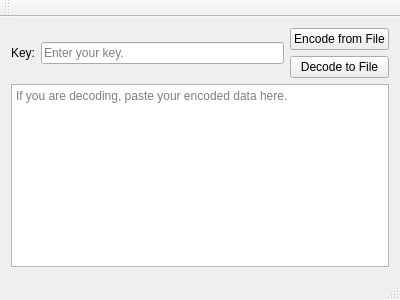
<?xml version="1.0" encoding="UTF-8"?>
<ui version="4.0">
 <class>MainWindow</class>
 <widget class="QMainWindow" name="MainWindow">
  <property name="geometry">
   <rect>
    <x>0</x>
    <y>0</y>
    <width>400</width>
    <height>300</height>
   </rect>
  </property>
  <property name="windowTitle">
   <string>Silver Smuggler</string>
  </property>
  <widget class="QWidget" name="centralWidget">
   <layout class="QHBoxLayout" name="horizontalLayout">
    <item>
     <layout class="QVBoxLayout" name="verticalLayout">
      <item>
       <layout class="QHBoxLayout" name="horizontalLayout_2">
        <item>
         <widget class="QLabel" name="keyLabel">
          <property name="text">
           <string>Key:</string>
          </property>
         </widget>
        </item>
        <item>
         <widget class="QLineEdit" name="keyLineEdit">
          <property name="placeholderText">
           <string>Enter your key.</string>
          </property>
         </widget>
        </item>
        <item>
         <layout class="QVBoxLayout" name="verticalLayout_2">
          <item>
           <widget class="QPushButton" name="encodeButton">
            <property name="text">
             <string>Encode from File</string>
            </property>
           </widget>
          </item>
          <item>
           <widget class="QPushButton" name="decodeButton">
            <property name="text">
             <string>Decode to File</string>
            </property>
           </widget>
          </item>
         </layout>
        </item>
       </layout>
      </item>
      <item>
       <widget class="QPlainTextEdit" name="dataTextEdit">
        <property name="lineWrapMode">
         <enum>QPlainTextEdit::WidgetWidth</enum>
        </property>
        <property name="placeholderText">
         <string>If you are decoding, paste your encoded data here.</string>
        </property>
       </widget>
      </item>
     </layout>
    </item>
   </layout>
  </widget>
  <widget class="QToolBar" name="mainToolBar">
   <attribute name="toolBarArea">
    <enum>TopToolBarArea</enum>
   </attribute>
   <attribute name="toolBarBreak">
    <bool>false</bool>
   </attribute>
  </widget>
  <widget class="QStatusBar" name="statusBar"/>
 </widget>
 <layoutdefault spacing="6" margin="11"/>
 <resources/>
 <connections/>
</ui>
